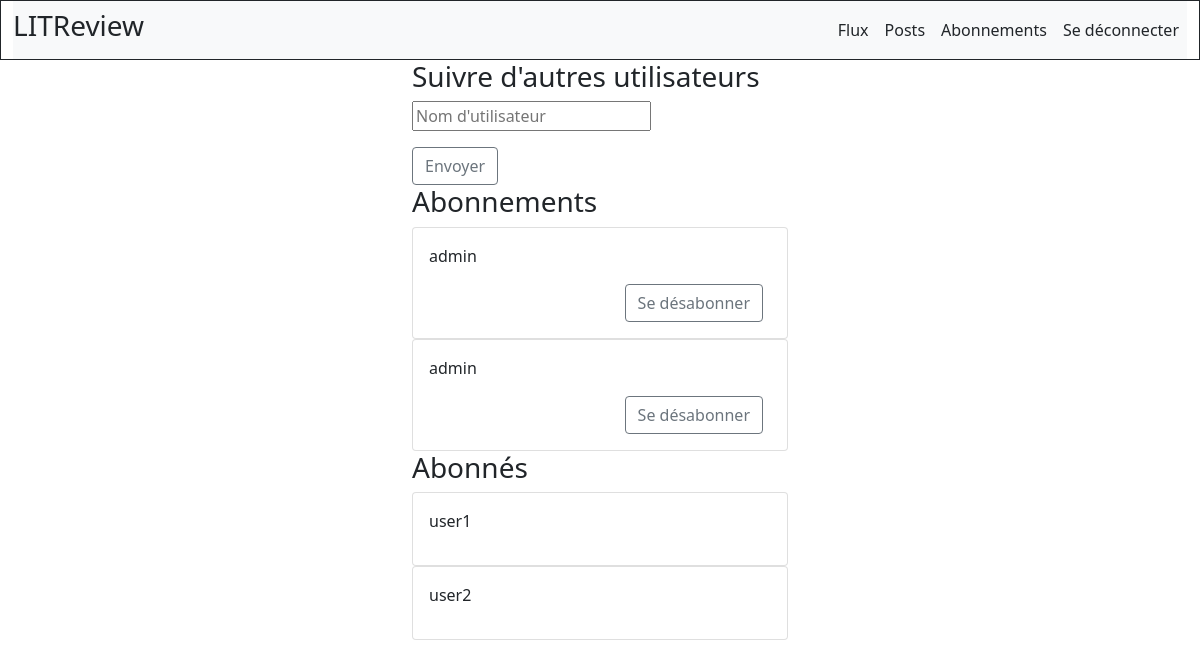
The app's page /follow/ (signed in) with its own data.
### content/models.py (models this page shows)
class UserFollows(models.Model):
    user = models.ForeignKey(
        to=settings.AUTH_USER_MODEL, on_delete=models.CASCADE, related_name='following')
    followed_user = models.ForeignKey(
        to=settings.AUTH_USER_MODEL, on_delete=models.CASCADE, related_name='followed_by')
    class Meta:
        verbose_name_plural = 'User Follows'
        unique_together = ('user', 'followed_user', )

### accounts/models.py (models this page shows)
class User(AbstractUser):
	class Meta:
		abstract=False

### content/views.py (the view)
# urls.py: path('follow/', views.follow, name='follow'),
@login_required
def follow(request):
	if request.method == 'POST':
		subscribing_form = SubscribingForm(request.POST)
		return redirect('content:flux')
	else:
		subscribing_form = SubscribingForm()
	user_following = UserFollows.objects.filter(user=request.user)
	user_followed_by = UserFollows.objects.filter(user=request.user)
	context = {
		'subscribing_form': subscribing_form,
		'user_following': user_following,
		'user_followed_by': user_followed_by
	}
	return render(request, "content/follow.html", context)

### content/forms.py
class SubscribingForm(forms.ModelForm):
	followed_user = forms.CharField(label="", widget=forms.TextInput(attrs={'placeholder': "Nom d'utilisateur"}))
	class Meta:
		model = UserFollows
		fields = ['followed_user']

### content/Templates/content/follow.html (shortened to what this page needs)
{% extends 'base.html' %}
{% block content_box_3 %}
  <div class="container col-md-4 justify-content-center">
   <h3>Suivre d'autres utilisateurs</h3>
     <div>
     <form method="post", action="">
         {{ subscribing_form.as_p }}
         <button class="btn btn-outline-secondary">Envoyer</button>
     </form>
     </div>
    <h3>Abonnements</h3>
  {% for followed in user_followed_by %}
           <div class="card">
              <div class="card-body">
                <p class="card-text">{{ followed.user }}</p>
                  <div class="d-grid gap-2 d-md-flex justify-content-md-end">
                    <a href="{% url 'content:follow' %}" class="btn btn-outline-secondary me-md-2">Se désabonner</a>
                  </div>
              </div>
            </div>
      {% endfor %}
    <h3>Abonnés</h3>
      {% for following in user_following %}
          <div class="card">
              <div class="card-body">
                <p class="card-text"> {{ following.followed_user }}</p>
              </div>
            </div>
      {% endfor %}
</div>
{% endblock content_box_3 %}

### records on screen
UserFollows: user "admin", followed_user "user1"
UserFollows: user "admin", followed_user "user2"
